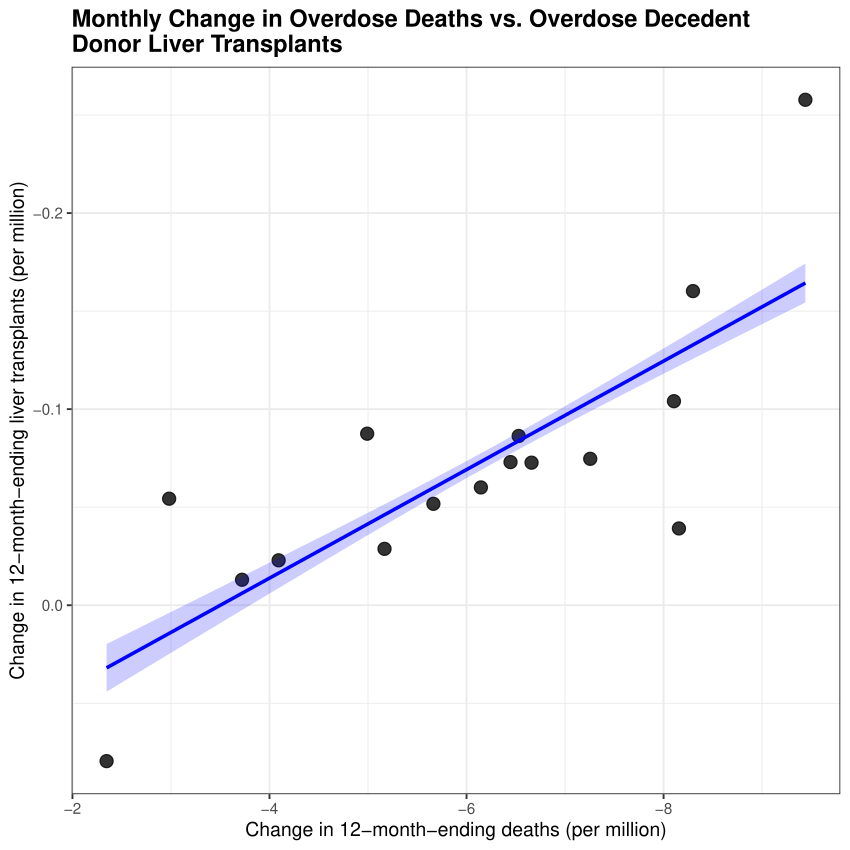

The R source for this figure:
################################################################################
# TITLE: Monthly Change in Overdose Deaths vs. ODD Kidney & Liver Transplants
################################################################################
rm(list = ls())
pacman::p_load(tidyverse, lmtest, sandwich, here)

# ------------------------------------------------------------------------------
# 1. Import and Prepare Data
# ------------------------------------------------------------------------------

df <- read_csv(
  file.path(here(), "code", "submission 2", 
            "Figure 5", "Mortality_Vs_Transplant.csv"),
  col_types = cols(
    Month                  = col_integer(),  # YYYYMM
    ODD_Kidney_Transplants = col_double(),   # rate per million
    ODD_Liver_Transplants  = col_double(),   # rate per million
    ODD_deaths             = col_double()    # rate per million
  )
)

df <- df %>%
  mutate(
    Year      = floor(Month / 100),
    Month_num = Month %% 100,
    Date      = as.Date(sprintf("%d-%02d-01", Year, Month_num)),
    .keep     = "unused"
  ) %>%
  arrange(Date)

# First differences
df_diff <- df %>%
  mutate(
    dKidney = ODD_Kidney_Transplants - lag(ODD_Kidney_Transplants),
    dLiver  = ODD_Liver_Transplants  - lag(ODD_Liver_Transplants),
    dDeaths = ODD_deaths             - lag(ODD_deaths)
  )

# ------------------------------------------------------------------------------
# 2. Analysis windows based on joinpoints
# ------------------------------------------------------------------------------

# Kidney peak at May 2023 → decline begins June 2023
df_kidney <- df_diff %>%
  filter(Date >= as.Date("2023-06-01")) %>%
  drop_na(dKidney, dDeaths)

# Liver peak at August 2023 → decline begins September 2023
df_liver <- df_diff %>%
  filter(Date >= as.Date("2023-09-01")) %>%
  drop_na(dLiver, dDeaths)

# ------------------------------------------------------------------------------
# 3. Helper: compute Newey–West lag
# ------------------------------------------------------------------------------

get_nw_lag <- function(model) {
  n <- length(residuals(model))
  auto_lag <- floor(4 * (n / 100)^(2/9)) # default HAC rule
  used_lag <- min(auto_lag, n - 1)
  tibble(n = n, auto_lag = auto_lag, used_lag = used_lag)
}

# ------------------------------------------------------------------------------
# 4. HAC regression + HAC plot
# ------------------------------------------------------------------------------

run_hac_model <- function(data, y_var, title_main, label_y) {
  y <- rlang::sym(y_var)
  
  cat("\n=============================================\n")
  cat("Series:", title_main, "\n")
  cat("=============================================\n")
  
  # --- Pearson correlation
  cat("=== Pearson Correlation ===\n")
  print(cor.test(dplyr::pull(data, !!y), data$dDeaths))
  
  # --- Linear regression
  formula <- as.formula(paste(y_var, "~ dDeaths"))
  lm_model <- lm(formula, data = data)
  
  # --- Newey–West lag reporting
  lag_info <- get_nw_lag(lm_model)
  cat("\n=== Newey–West Lag Info ===\n")
  print(lag_info)
  
  # --- Newey–West covariance
  nw_cov <- NeweyWest(lm_model, prewhite = FALSE)
  nw_res <- coeftest(lm_model, vcov. = nw_cov)
  
  cat("\n=== Regression with Newey–West Robust SE (auto lag) ===\n")
  print(nw_res)
  
  # --- Slope CI
  beta_hat <- coef(lm_model)["dDeaths"]
  se_hat   <- sqrt(nw_cov["dDeaths", "dDeaths"])
  df_resid <- lm_model$df.residual
  t_crit   <- qt(0.975, df_resid)
  
  ci_low  <- beta_hat - t_crit * se_hat
  ci_high <- beta_hat + t_crit * se_hat
  
  cat("\n=== Slope (per 1 death per million) ===\n")
  cat(sprintf("β = %.5f  (95%% CI: %.5f, %.5f)\n", beta_hat, ci_low, ci_high))
  
  cat("\n=== Slope (per 100 deaths per million) ===\n")
  cat(sprintf("β = %.2f  (95%% CI: %.2f, %.2f)\n",
              100 * beta_hat, 100 * ci_low, 100 * ci_high))
  
  # --- HAC prediction band
  grid <- tibble(dDeaths = seq(min(data$dDeaths),
                               max(data$dDeaths),
                               length.out = 200))
  X_new   <- model.matrix(~ dDeaths, data = grid)
  pred    <- X_new %*% coef(lm_model)
  pred_se <- sqrt(diag(X_new %*% nw_cov %*% t(X_new)))
  
  grid <- grid %>%
    mutate(
      fit = as.numeric(pred),
      lwr = fit - 1.96 * pred_se,
      upr = fit + 1.96 * pred_se
    )
  
  # --- Plot
  p <- ggplot(data, aes(x = dDeaths, y = !!y)) +
    geom_point(size = 4, colour = "black", alpha = 0.8) +
    geom_ribbon(
      data = grid,
      aes(x = dDeaths, ymin = lwr, ymax = upr),
      inherit.aes = FALSE,
      alpha = 0.2,
      fill  = "blue"
    ) +
    geom_line(
      data = grid,
      aes(x = dDeaths, y = fit),
      inherit.aes = FALSE,
      colour = "blue",
      linewidth = 1.2
    ) +
    scale_x_reverse() +
    scale_y_reverse() +
    labs(
      title = title_main,
      x     = "Change in 12-month-ending deaths (per million)",
      y     = label_y
    ) +
    theme_bw(base_size = 14) +
    theme(plot.title = element_text(face = "bold"))
  
  print(p)
  
  # --- Residual diagnostics
  residuals_lm <- residuals(lm_model)
  
  p_res <- ggplot(data %>% mutate(Residuals = residuals_lm),
                  aes(Date, Residuals)) +
    geom_line(linewidth = 1) +
    geom_hline(yintercept = 0, linetype = "dashed", colour = "red") +
    labs(
      title = paste("Regression Residuals Over Time –", title_main),
      x     = "Month",
      y     = "Residual"
    ) +
    theme_minimal()
  
  print(p_res)
  
  cat("\n=== Ljung-Box Test (lag = 4) ===\n")
  print(Box.test(residuals_lm, lag = 4, type = "Ljung-Box"))
  
  invisible(list(
    model    = lm_model,
    nw_cov   = nw_cov,
    lag_info = lag_info,
    grid     = grid,
    plot     = p
  ))
}

# ------------------------------------------------------------------------------
# 5. Run models: Kidney and Liver
# ------------------------------------------------------------------------------
# 
# kidney_results <- run_hac_model(
#   data      = df_kidney,
#   y_var     = "dKidney",
#   title_main = "Monthly Change in Overdose Deaths vs. ODD Kidney Transplants",
#   label_y   = "Change in 12-month-ending kidney transplants (per million)"
# )

liver_results <- run_hac_model(
  data      = df_liver,
  y_var     = "dLiver",
  title_main = stringr::str_wrap("Monthly Change in Overdose Deaths vs. Overdose Decedent Donor Liver Transplants", width = 60),
  label_y   = "Change in 12-month-ending liver transplants (per million)"
)

p <- liver_results$plot

if(FALSE){
  ggsave(file.path(here(), "code", "submission 2", "Figure 5", "Figure 5.pdf"), 
         p, 
         device = "pdf", 
         height = 8.5, 
         width = 8.5, 
         units = "in")
}
